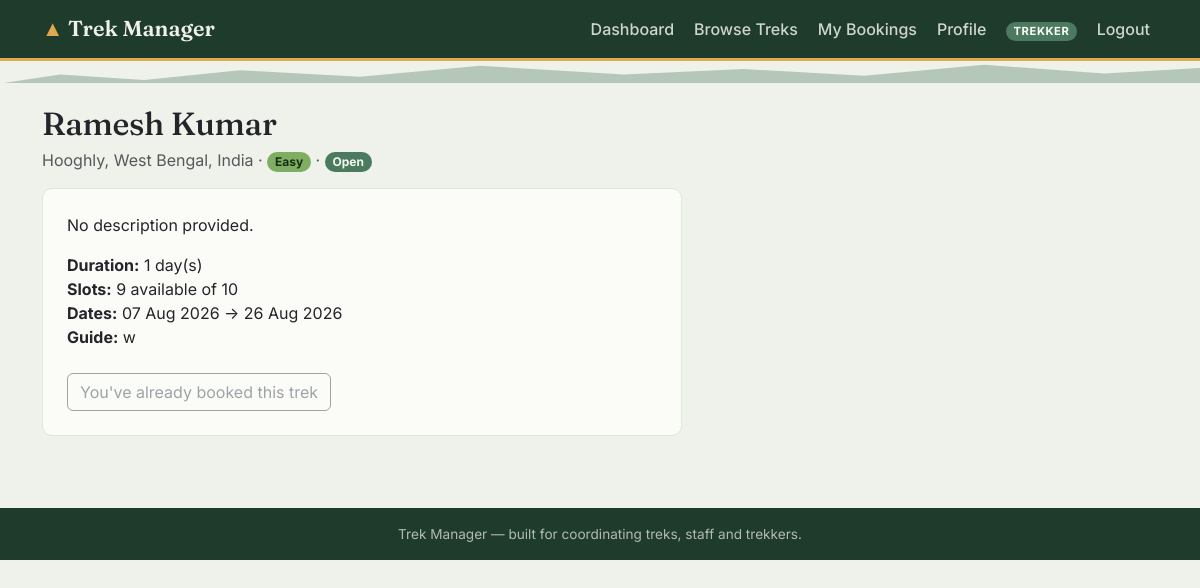
/trekker/treks/2 (signed in), run on the app's committed database.
### models.py (models this page shows, shortened)
class User(UserMixin, db.Model):
    __tablename__ = "users"
    id = db.Column(db.Integer, primary_key=True)
    name = db.Column(db.String(120), nullable=False)
    email = db.Column(db.String(150), unique=True, nullable=False, index=True)
    phone = db.Column(db.String(20))
    password_hash = db.Column(db.String(255), nullable=False)
    role = db.Column(db.String(20), nullable=False)  # admin / staff / trekker
    status = db.Column(db.String(20), nullable=False, default=STATUS_ACTIVE)
    created_at = db.Column(db.DateTime, default=datetime.utcnow)
    assigned_treks = db.relationship(
        "Trek", backref="staff", lazy=True, foreign_keys="Trek.assigned_staff_id"
    )
    bookings = db.relationship(
        "Booking", backref="trekker", lazy=True, foreign_keys="Booking.user_id"
    )
    @property
    def is_admin(self):
        return self.role == ROLE_ADMIN
    @property
    def is_staff(self):
        return self.role == ROLE_STAFF
    @property
    def is_trekker(self):
        return self.role == ROLE_TREKKER

class Trek(db.Model):
    __tablename__ = "treks"
    id = db.Column(db.Integer, primary_key=True)
    name = db.Column(db.String(150), nullable=False)
    location = db.Column(db.String(150), nullable=False)
    difficulty = db.Column(db.String(20), nullable=False, default="Easy")
    duration_days = db.Column(db.Integer, nullable=False, default=1)
    total_slots = db.Column(db.Integer, nullable=False, default=10)
    available_slots = db.Column(db.Integer, nullable=False, default=10)
    assigned_staff_id = db.Column(db.Integer, db.ForeignKey("users.id"), nullable=True)
    status = db.Column(db.String(20), nullable=False, default=TREK_PENDING)
    start_date = db.Column(db.Date, nullable=True)
    end_date = db.Column(db.Date, nullable=True)
    description = db.Column(db.Text, default="")
    created_at = db.Column(db.DateTime, default=datetime.utcnow)
    bookings = db.relationship(
        "Booking", backref="trek", lazy=True, cascade="all, delete-orphan"
    )

### trekker.py (the view)
@trekker_bp.route("/treks/<int:trek_id>")
@login_required
@trekker_required
def trek_detail(trek_id):
    trek = Trek.query.get_or_404(trek_id)
    already_booked = Booking.query.filter_by(
        user_id=current_user.id, trek_id=trek.id, status=BOOKING_BOOKED
    ).first() is not None
    return render_template("trekker/trek_detail.html", trek=trek, already_booked=already_booked)

### trekker.py (called while the page is built)
def trekker_required(view):
    @wraps(view)
    def wrapped(*args, **kwargs):
        if not current_user.is_authenticated or not current_user.is_trekker:
            abort(403)
        return view(*args, **kwargs)
    return wrapped

### templates/trekker/trek_detail.html (shortened to what this page needs)
{% extends "base.html" %}
{% from "partials/_badges.html" import status_badge, difficulty_badge %}
{% block content %}
<h2 class="display-title mb-1">{{ trek.name }}</h2>
<p class="text-muted mb-3">{{ trek.location }} &middot; {{ difficulty_badge(trek.difficulty) }} &middot; {{ status_badge(trek.status) }}</p>
<div class="card-trek p-4" style="max-width: 640px;">
  <p>{{ trek.description or "No description provided." }}</p>
  <ul class="list-unstyled mb-4">
    <li><strong>Duration:</strong> {{ trek.duration_days }} day(s)</li>
    <li><strong>Slots:</strong> {{ trek.available_slots }} available of {{ trek.total_slots }}</li>
    <li><strong>Dates:</strong>
      {{ trek.start_date.strftime('%d %b %Y') if trek.start_date else '—' }}
      &rarr;
      {{ trek.end_date.strftime('%d %b %Y') if trek.end_date else '—' }}
    </li>
    <li><strong>Guide:</strong> {{ trek.staff.name if trek.staff else 'To be assigned' }}</li>
  </ul>
  {% if already_booked %}
    <span class="btn btn-outline-secondary disabled">You've already booked this trek</span>
  {% elif trek.status != 'Open' %}
    <span class="btn btn-outline-secondary disabled">Bookings not open for this trek</span>
  {% elif trek.available_slots <= 0 %}
    <span class="btn btn-outline-secondary disabled">Fully booked</span>
  {% else %}
    <form method="post" action="{{ url_for('trekker.book_trek', trek_id=trek.id) }}">
      <button type="submit" class="btn btn-amber">Book This Trek</button>
    </form>
  {% endif %}
</div>
{% endblock %}

### templates/base.html (shortened to what this page needs)
<!DOCTYPE html>
<html lang="en">
<head>
  <link href="https://cdn.jsdelivr.net/npm/bootstrap@5.3.2/dist/css/bootstrap.min.css" rel="stylesheet">
  <link rel="stylesheet" href="{{ url_for('static', filename='css/style.css') }}">
</head>
<body>
<nav class="navbar navbar-expand-lg navbar-trek">
  <div class="container">
    <a class="navbar-brand" href="{{ url_for('index') }}">
      <span class="peak">&#9650;</span> Trek Manager
    </a>
    <div class="collapse navbar-collapse" id="navMain">
      <ul class="navbar-nav ms-auto align-items-lg-center gap-lg-1">
        {% if current_user.is_authenticated %}
          {% if current_user.is_admin %}
            <li class="nav-item"><a class="nav-link" href="{{ url_for('admin.dashboard') }}">Dashboard</a></li>
            <li class="nav-item"><a class="nav-link" href="{{ url_for('admin.treks') }}">Treks</a></li>
            <li class="nav-item"><a class="nav-link" href="{{ url_for('admin.staff_list') }}">Staff</a></li>
            <li class="nav-item"><a class="nav-link" href="{{ url_for('admin.users_list') }}">Trekkers</a></li>
            <li class="nav-item"><a class="nav-link" href="{{ url_for('admin.bookings') }}">Bookings</a></li>
            <li class="nav-item">
              <form class="d-flex" role="search" action="{{ url_for('admin.search') }}" method="get">
                <input class="form-control form-control-sm" type="search" name="q" placeholder="Search..." style="width: 140px;">
              </form>
            </li>
          {% elif current_user.is_staff %}
            <li class="nav-item"><a class="nav-link" href="{{ url_for('staff.dashboard') }}">My Treks</a></li>
          {% else %}
            <li class="nav-item"><a class="nav-link" href="{{ url_for('trekker.dashboard') }}">Dashboard</a></li>
            <li class="nav-item"><a class="nav-link" href="{{ url_for('trekker.treks') }}">Browse Treks</a></li>
            <li class="nav-item"><a class="nav-link" href="{{ url_for('trekker.my_bookings') }}">My Bookings</a></li>
            <li class="nav-item"><a class="nav-link" href="{{ url_for('trekker.profile') }}">Profile</a></li>
          {% endif %}
          <li class="nav-item ms-lg-2">
            <span class="badge badge-role rounded-pill">{{ current_user.role }}</span>
          </li>
          <li class="nav-item ms-lg-2">
            <a class="nav-link" href="{{ url_for('auth.logout') }}">Logout</a>
          </li>
        {% endif %}
      </ul>
    </div>
  </div>
</nav>
<div class="elevation-rule"></div>
<main class="container py-4">
  {% block content %}{% endblock %}
</main>
<footer class="site-footer py-3 mt-5">
  <div class="container text-center">
    Trek Manager &mdash; built for coordinating treks, staff and trekkers.
  </div>
</footer>
</body>
</html>

### templates/partials/_badges.html
{% macro status_badge(status) -%}
  {%- set cls = {
    'Pending': 'badge-status-pending',
    'Approved': 'badge-status-approved',
    'Open': 'badge-status-open',
    'Closed': 'badge-status-closed',
    'Completed': 'badge-status-completed',
    'Active': 'badge-status-active',
    'Blacklisted': 'badge-status-blacklisted',
    'Booked': 'badge-status-open',
    'Cancelled': 'badge-status-blacklisted',
  }.get(status, 'badge-status-pending') -%}
  <span class="badge {{ cls }} rounded-pill">{{ status }}</span>
{%- endmacro %}
{% macro difficulty_badge(difficulty) -%}
  {%- set cls = {
    'Easy': 'badge-easy',
    'Moderate': 'badge-moderate',
    'Hard': 'badge-hard',
  }.get(difficulty, 'badge-easy') -%}
  <span class="badge {{ cls }} rounded-pill">{{ difficulty }}</span>
{%- endmacro %}

### static/css/style.css (style rules this page uses)
:root { --forest: #1f3b2c; --forest-dark: #142a1e; --moss: #4c7a5e; --glacier: #6fa8b8; --amber: #e0a94e; --stone: #eef2ea; --stone-dark: #dfe6da; --charcoal: #23252a; --paper: #fbfbf8; }
body { background-color: var(--stone); color: var(--charcoal); font-family: 'Inter', -apple-system, BlinkMacSystemFont, sans-serif; }
h1, h2, h3, h4, h5, .display-title, .brand-mark { font-family: 'Fraunces', Georgia, serif; letter-spacing: -0.01em; }
.navbar-trek { background: var(--forest); border-bottom: 3px solid var(--amber); }
.navbar-trek .navbar-brand { font-family: 'Fraunces', serif; font-weight: 600; color: var(--stone) !important; font-size: 1.35rem; }
.navbar-trek .navbar-brand .peak { color: var(--amber); }
.navbar-trek .nav-link { color: rgba(238, 242, 234, 0.85) !important; font-weight: 500; }
.navbar-trek .badge-role { background: var(--moss); color: var(--paper); font-size: 0.7rem; letter-spacing: 0.05em; text-transform: uppercase; }
.elevation-rule { height: 22px; width: 100%; background-image: repeating-linear-gradient( 100deg, transparent 0, transparent 18px, var(--moss) 18px, var(--moss) 20px ); opacity: 0.35; clip-path: polygon(0 100%, 5% 60%, 12% 85%, 20% 40%, 30% 70%, 40% 20%, 52% 60%, 62% 35%, 72% 65%, 82% 15%, 92% 55%, 100% 30%, 100% 100%); background-color: var(--moss); margin-bottom: -2px; }
.card-trek { background: var(--paper); border: 1px solid var(--stone-dark); border-radius: 10px; transition: box-shadow 0.15s ease, transform 0.15s ease; }
.badge-easy { background: #7fae63; color: #133014; }
.badge-status-open { background: var(--moss); color: #f2f7ef; }
.site-footer { background: var(--forest); color: rgba(238, 242, 234, 0.7); font-size: 0.85rem; }
a { color: var(--forest); }

### data on the page
User: role "TREKKER"
Trek: name "Ramesh Kumar", location "Hooghly, West Bengal, India", difficulty "Easy", status "Open", description "No description provided.", duration_days "1", available_slots "9", total_slots "10", start_date "07 Aug 2026", end_date "26 Aug 2026"
User: staff "w"
